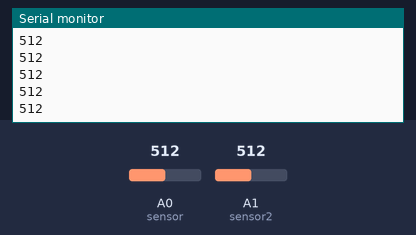
The sketch below on a simulated Arduino Uno, built with avr-gcc and run on an emulated ATmega328P. On the bench: the last lines printed to the serial monitor. The test bench sets the inputs (shaded band); at power-on: A0 (sensor) = 512, A1 (sensor2) = 512.

Above: at 1.2 s.
1.3 s: A0 (sensor) set to 716
At 1.32 s:
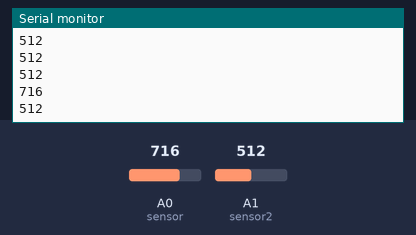
2.8 s: A1 (sensor2) set to 306
At 2.82 s:
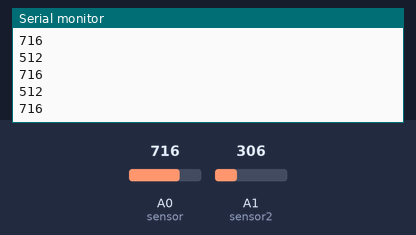
4.3 s: A0 (sensor) set to 900
At 4.33 s:
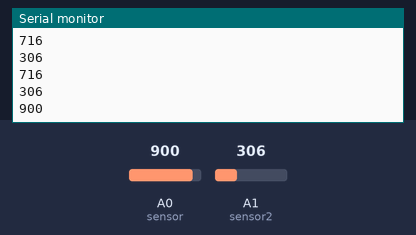
5.8 s: A1 (sensor2) set to 122
At 5.84 s:
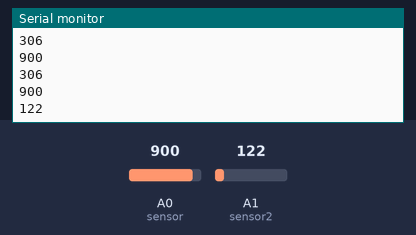
Timing chart, 0 to 8.3 s (numbered marks = the images above; inputs shaded):
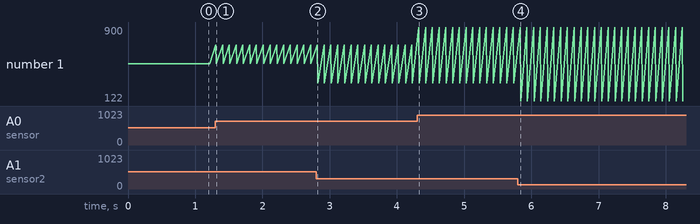

Measured:
- after the input at 1.3 s, the serial monitor: prints a new line at once (image 1)
- after the input at 4.3 s, the serial monitor: prints a new line at once (image 3)
- after the input at 5.8 s, the serial monitor: prints a new line at once (image 4)
- plotted number 1: 512 → 306 after the input at 2.8 s, 306 → 122 after the input at 5.8 s

The sketch:

readAndwriteTwoSensors.ino
```cpp
int sensor = A0;
int sensor2 = A1;
int sensorRead;
int sensorRead2;

void setup(void) {
  Serial.begin(9600);
}

void loop(void) {
  sensorRead = analogRead(sensor);
  Serial.println(sensorRead);
  sensorRead2 = analogRead(sensor2);
  Serial.println(sensorRead2);

  delay(100);
}
```
